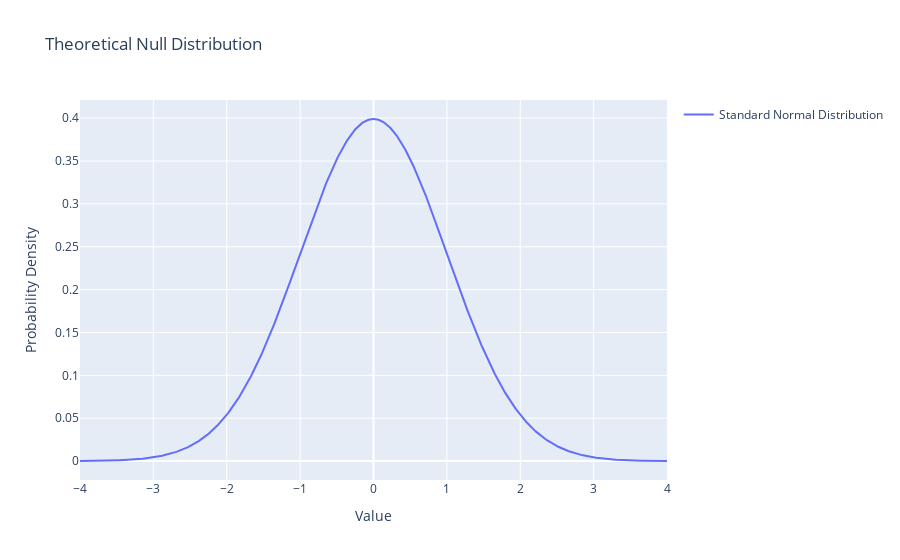

Write notebook code for a chart like this one.
### Code cell
# Create the plot
trace = go.Scatter(
    x=x,
    y=pdf,
    mode='lines',
    name='Standard Normal Distribution'
)

layout = go.Layout(
    title='Theoretical Null Distribution',
    xaxis=dict(title='Value'),
    yaxis=dict(title='Probability Density'),
    showlegend=True
)

fig = go.Figure(data=[trace], layout=layout)

# Display the plot
pyo.iplot(fig)

### Figure 1 — Plotly figure (JSON) as saved in the notebook; plotly's stock layout.template omitted (floating-point values rounded to 4 significant figures; data arrays with more than 128 entries replaced by an {"elided": "..."} marker saying what was removed)
{"data": [{"mode": "lines", "name": "Standard Normal Distribution", "type": "scatter", "x": {"elided": "1000 float values"}, "y": {"elided": "1000 float values"}}], "layout": {"showlegend": true, "title": {"text": "Theoretical Null Distribution"}, "xaxis": {"title": {"text": "Value"}}, "yaxis": {"title": {"text": "Probability Density"}}}}
